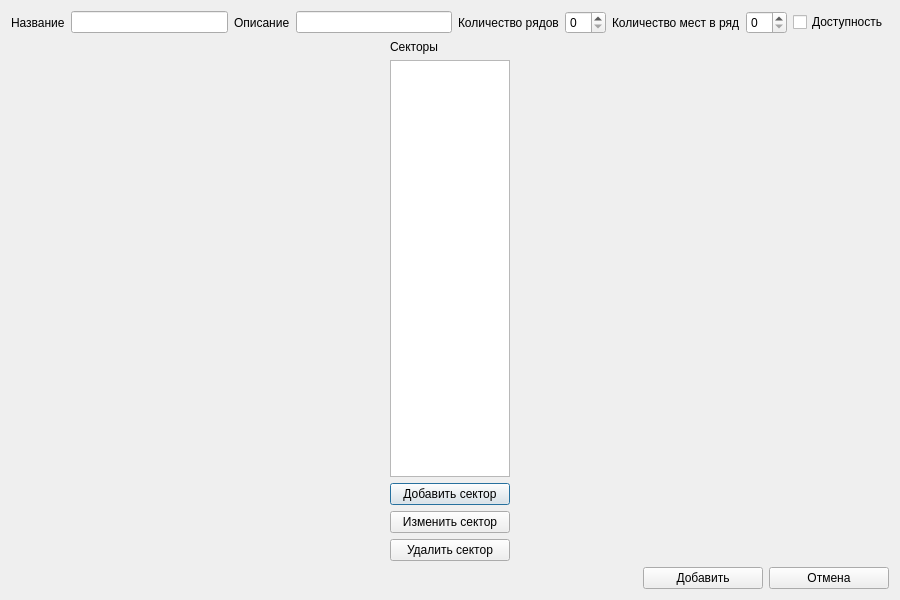
<?xml version="1.0" encoding="UTF-8"?>
<ui version="4.0">
 <class>AddHallScheme</class>
 <widget class="QDialog" name="AddHallScheme">
  <property name="geometry">
   <rect>
    <x>0</x>
    <y>0</y>
    <width>900</width>
    <height>600</height>
   </rect>
  </property>
  <property name="windowTitle">
   <string>Добавить схему зала</string>
  </property>
  <property name="windowIcon">
   <iconset resource="icons.qrc">
    <normaloff>:/icons/icons/add2.ico</normaloff>:/icons/icons/add2.ico</iconset>
  </property>
  <layout class="QGridLayout" name="gridLayout">
   <item row="0" column="0">
    <layout class="QHBoxLayout" name="horizontalLayout">
     <item>
      <widget class="QLabel" name="nameLabel">
       <property name="text">
        <string>Название</string>
       </property>
      </widget>
     </item>
     <item>
      <widget class="QLineEdit" name="nameEdit"/>
     </item>
     <item>
      <widget class="QLabel" name="descriptionLabel">
       <property name="text">
        <string>Описание</string>
       </property>
      </widget>
     </item>
     <item>
      <widget class="QLineEdit" name="descriptionEdit"/>
     </item>
     <item>
      <widget class="QLabel" name="rowCountLabel">
       <property name="text">
        <string>Количество рядов</string>
       </property>
      </widget>
     </item>
     <item>
      <widget class="QSpinBox" name="rowCountSpinBox"/>
     </item>
     <item>
      <widget class="QLabel" name="columnCountLabel">
       <property name="text">
        <string>Количество мест в ряд</string>
       </property>
      </widget>
     </item>
     <item>
      <widget class="QSpinBox" name="columnCountSpinBox"/>
     </item>
     <item>
      <widget class="QCheckBox" name="enabledHallCheckBox">
       <property name="text">
        <string>Доступность</string>
       </property>
      </widget>
     </item>
    </layout>
   </item>
   <item row="1" column="0">
    <layout class="QHBoxLayout" name="horizontalLayout_2" stretch="1,0">
     <property name="sizeConstraint">
      <enum>QLayout::SetDefaultConstraint</enum>
     </property>
     <item>
      <layout class="QHBoxLayout" name="containerQml"/>
     </item>
     <item>
      <layout class="QVBoxLayout" name="verticalLayout">
       <property name="sizeConstraint">
        <enum>QLayout::SetMaximumSize</enum>
       </property>
       <item>
        <widget class="QLabel" name="sectorsLabel">
         <property name="text">
          <string>Секторы</string>
         </property>
        </widget>
       </item>
       <item>
        <widget class="QListWidget" name="sectorsList">
         <property name="sizePolicy">
          <sizepolicy hsizetype="Expanding" vsizetype="Expanding">
           <horstretch>0</horstretch>
           <verstretch>0</verstretch>
          </sizepolicy>
         </property>
         <property name="minimumSize">
          <size>
           <width>120</width>
           <height>0</height>
          </size>
         </property>
         <property name="maximumSize">
          <size>
           <width>120</width>
           <height>16777215</height>
          </size>
         </property>
         <property name="baseSize">
          <size>
           <width>120</width>
           <height>0</height>
          </size>
         </property>
        </widget>
       </item>
       <item>
        <widget class="QPushButton" name="addSectorButton">
         <property name="sizePolicy">
          <sizepolicy hsizetype="Fixed" vsizetype="Fixed">
           <horstretch>0</horstretch>
           <verstretch>0</verstretch>
          </sizepolicy>
         </property>
         <property name="minimumSize">
          <size>
           <width>120</width>
           <height>0</height>
          </size>
         </property>
         <property name="maximumSize">
          <size>
           <width>120</width>
           <height>16777215</height>
          </size>
         </property>
         <property name="baseSize">
          <size>
           <width>120</width>
           <height>0</height>
          </size>
         </property>
         <property name="text">
          <string>Добавить сектор</string>
         </property>
        </widget>
       </item>
       <item>
        <widget class="QPushButton" name="editSectorButton">
         <property name="sizePolicy">
          <sizepolicy hsizetype="Fixed" vsizetype="Fixed">
           <horstretch>0</horstretch>
           <verstretch>0</verstretch>
          </sizepolicy>
         </property>
         <property name="minimumSize">
          <size>
           <width>120</width>
           <height>0</height>
          </size>
         </property>
         <property name="maximumSize">
          <size>
           <width>120</width>
           <height>16777215</height>
          </size>
         </property>
         <property name="baseSize">
          <size>
           <width>120</width>
           <height>0</height>
          </size>
         </property>
         <property name="text">
          <string>Изменить сектор</string>
         </property>
        </widget>
       </item>
       <item>
        <widget class="QPushButton" name="removeSectorButton">
         <property name="sizePolicy">
          <sizepolicy hsizetype="Fixed" vsizetype="Fixed">
           <horstretch>0</horstretch>
           <verstretch>0</verstretch>
          </sizepolicy>
         </property>
         <property name="minimumSize">
          <size>
           <width>120</width>
           <height>0</height>
          </size>
         </property>
         <property name="maximumSize">
          <size>
           <width>120</width>
           <height>16777215</height>
          </size>
         </property>
         <property name="baseSize">
          <size>
           <width>120</width>
           <height>0</height>
          </size>
         </property>
         <property name="text">
          <string>Удалить сектор</string>
         </property>
        </widget>
       </item>
      </layout>
     </item>
    </layout>
   </item>
   <item row="2" column="0">
    <layout class="QHBoxLayout" name="horizontalLayout_3">
     <item>
      <spacer name="horizontalSpacer">
       <property name="orientation">
        <enum>Qt::Horizontal</enum>
       </property>
       <property name="sizeHint" stdset="0">
        <size>
         <width>40</width>
         <height>20</height>
        </size>
       </property>
      </spacer>
     </item>
     <item>
      <widget class="QPushButton" name="confirmButton">
       <property name="sizePolicy">
        <sizepolicy hsizetype="Fixed" vsizetype="Fixed">
         <horstretch>0</horstretch>
         <verstretch>0</verstretch>
        </sizepolicy>
       </property>
       <property name="minimumSize">
        <size>
         <width>120</width>
         <height>0</height>
        </size>
       </property>
       <property name="maximumSize">
        <size>
         <width>120</width>
         <height>16777215</height>
        </size>
       </property>
       <property name="text">
        <string>Добавить</string>
       </property>
      </widget>
     </item>
     <item>
      <widget class="QPushButton" name="cancelButton">
       <property name="sizePolicy">
        <sizepolicy hsizetype="Fixed" vsizetype="Fixed">
         <horstretch>0</horstretch>
         <verstretch>0</verstretch>
        </sizepolicy>
       </property>
       <property name="minimumSize">
        <size>
         <width>120</width>
         <height>0</height>
        </size>
       </property>
       <property name="maximumSize">
        <size>
         <width>120</width>
         <height>16777215</height>
        </size>
       </property>
       <property name="text">
        <string>Отмена</string>
       </property>
      </widget>
     </item>
    </layout>
   </item>
  </layout>
 </widget>
 <resources>
  <include location="icons.qrc"/>
 </resources>
 <connections/>
</ui>
